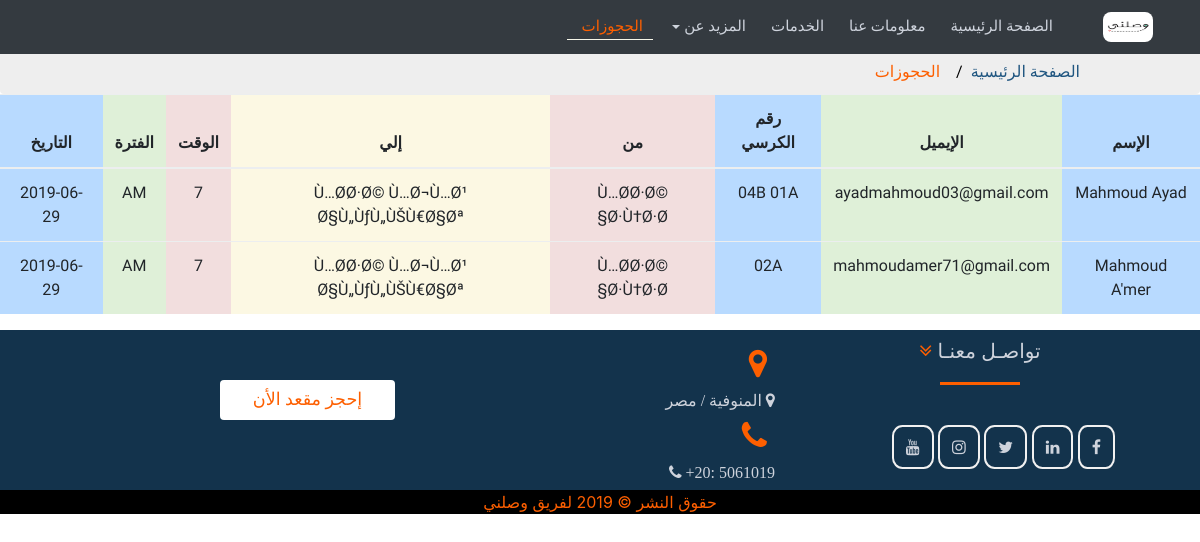
/driver_showdata.php, run on the app's committed database.
### tables this page shows
CREATE TABLE `payment` (
  `id` int(20) NOT NULL,
  `py_name` text NOT NULL,
  `py_email` varchar(150) NOT NULL,
  `py_adress` text NOT NULL,
  `py_city` text NOT NULL,
  `py_state` text NOT NULL,
  `py_zip` text NOT NULL,
  `py_card_num` text NOT NULL,
  `py_end_month` text NOT NULL,
  `py_end_year` text NOT NULL,
  `py_cvv` text NOT NULL,
  `clicked` text NOT NULL,
  `num_seat` text
);

CREATE TABLE `available_buses` (
  `b_to` varchar(100) DEFAULT NULL,
  `b_from` varchar(100) NOT NULL,
  `b_time` int(11) NOT NULL,
  `b_period` varchar(20) NOT NULL,
  `b_date` date NOT NULL,
  `id` int(11) NOT NULL
);

### driver_showdata.php (the view, shortened to what this page needs)
<!DOCTYPE html>
<html lang="en">
<head>
    <link rel="stylesheet" href="https://maxcdn.bootstrapcdn.com/bootstrap/4.3.1/css/bootstrap.min.css">
        <link rel="stylesheet" href="https://cdnjs.cloudflare.com/ajax/libs/font-awesome/4.7.0/css/font-awesome.min.css">
        <link rel="stylesheet" href="css/bootstrap-grid.min.css">
        <link rel="stylesheet" href="css/bootstrap.min.css">
        <link rel="stylesheet" href="css/normalize.css">
        <link rel="stylesheet" href="css/animate.css">
        <link rel="stylesheet" type="text/css" media="screen" href="css/style.css" />
        <link rel="stylesheet" type="text/css" media="screen" href="css/booking.css" />
        <link rel="stylesheet" type="text/css" media="screen" href="css/show_messages.css" />
</head>
<body>
<nav class="navbar navbar-expand-lg bg-dark navbar-dark fixed-top">
<div class="container-fluid">
<div class="navbar-header">
<a class="navbar-brand hvr-underline-from-center" href="#"><img class="img-fluid mx-auto d-block" src="img/wasalny.png" alt="error"></a>
</div>
<div class="collapse navbar-collapse" id="bs-example-navbar-collapse-1">
<ul class="nav navbar-nav navbar-right">
    <li class=" hm"><a href="home.php" data-scroll="#myCarousel">الصفحة الرئيسية</a></li>
    <li class="bt"><a href="#about" data-scroll="#about"> معلومات عنا</a></li>
    <li class="serv"><a href="#sevices" data-scroll="#services">الخدمات </a></li>
    <li class="dropdown mr">
        <a href="#" class="dropdown-toggle " data-scroll="" data-toggle="dropdown" role="button" aria-haspopup="true"                aria-expanded="false">المزيد عن <span class="caret" style="color: #fff"></span></a>
    </li>
    <li class="active tm"><a href="#" data-scroll="#team"> الحجوزات </a></li>
    </ul>
</div>
</div>
</nav>
<ul class="breadcrumb" >
    <li><a href="home.php" >الصفحة الرئيسية</a></li>
    <li><a href="#" style="color: #fd5f00">  الحجوزات </a></li>
</ul>
  <section id="table">
  <table class="table">
    <thead>
      <tr>
        <th class="table-primary">الإسم</th>
        <th class="table-success">الإيميل</th>
        <th class="table-primary">رقم الكرسي</th>
        <th class="table-danger">من</th>
        <th class="table-warning">إلي</th>
        <th class="table-danger">الوقت</th>
        <th class="table-success">الفترة</th>
        <th class="table-primary">التاريخ</th>
      </tr>
    <?php
$conn1= mysqli_connect('127.0.0.1', 'root' , '' ,'wasalny');
$conn2= mysqli_connect('127.0.0.1', 'root' , '' ,'wasalny');
$sql1 = "SELECT py_name,py_email,clicked from payment" ;
$sql2 = "SELECT b_to,b_from,b_time,b_period,b_date from available_buses" ;
$result = $conn1-> query($sql1);
$result2 = $conn2-> query($sql2);
if( ($result-> num_rows > 0) && ($result2-> num_rows > 0) )
{
    while( ($row = $result-> fetch_assoc()) && ($row2 = $result2-> fetch_assoc())){
        ?>
        <tr>
            <td class='table-primary'><?php echo $row["py_name"]?> </td>
            <td class='table-success'> <?php echo $row["py_email"]?> </td>
            <td class='table-primary'> <?php echo $row["clicked"]?> </td>
            <td class='table-danger'> <?php echo $row2["b_to"]?> </td>
            <td class='table-warning'> <?php echo $row2["b_from"]?> </td>
            <td class='table-danger'> <?php echo $row2["b_time"]?> </td>
            <td class='table-success'> <?php echo $row2["b_period"]?> </td>
            <td class='table-primary'> <?php echo $row2["b_date"]?> </td>
        </tr>
    <?php }
    }
else{
    echo "0 result";
}
     ?>
  </table>
  </section>
<footer id="footer" class="footer">
    <div class="container">
        <div class="foot-item">
            <div class="row">
                <div class="col-md-4">
                        <h5 class="text-center">تواصـل معنـا  <li class="fa fa-angle-double-down" style="color:#fd5f00 "></li></h5>
                        <hr class="ln">
                        <div class="social">
                        <ul class="social-hv">
                          <i class="fa fa-facebook social-act fac-hv" aria-hidden="true"></i>
                          <i class="fa fa-linkedin social-act linked-hv" aria-hidden="true"></i>
                          <i class="fa fa-twitter social-act twt-hv" aria-hidden="true"></i>
                          <i class="fa fa-instagram social-act insta-hv" aria-hidden="true"></i>
                          <i class="fa fa-youtube social-act yt-hv" aria-hidden="true"></i>
                      </ul>
                    </div>
                </div>
                <div class="col-md-4">
                    <div class="addr">
                        <i class="fa fa-map-marker fa-2x  wow fadeInLeft"></i>
                        <div class="addr-info">
                            <i class="fa fa-map-marker"> المنوفية / مصر </i>
                      </div>
                        <i class="fa fa-phone fa-2x  wow fadeInLeft"></i>
                        <div class="addr-info">
                                <i class="fa fa-phone"> +20: 5061019 </i>
                      </div>
                    </div>
                </div>
                <div class="col-md-4">
                    <button class="btn btn-default book"><a href="#">إحجز مقعد الأن </a></button>
                </div>
            </div>
        </div>
    </div>
</footer>
<div class="copyrigh text-center wow slideInUp">
      حقوق النشر &copy; 2019 <span>لفريق وصلني </span>
</div>
</body>
</html>

### css/style.css (style rules this page uses)
body { direction: rtl; text-align: right; }
*, *::before, *::after { box-sizing: border-box; }
.ln { margin-top: 20px; margin-bottom: 40px; border: 0; border-top: 0px; height: 3px; width: 80px; background-color: #fd5f00; }
.navbar-nav { font-family: monospace; }
.navbar-nav>.active>a { color: #fd5f00 }
.navbar-nav>li>a { font-size: 15px; font-family: 'Mada', sans-serif; text-decoration: none; color: #CED3DC; margin-left: 15px; margin-right: 10px; }
.navbar-nav>.active { border-bottom: 1px solid #f6f6e9; }
.navbar-brand { font-family: 'Lalezar', cursive; letter-spacing: 1.5px; color: #f6f6e9; float: left; }
.navbar-brand img { width: 50px; height: 30px; border-radius: 8px; }
.footer { margin-top: 10px; background-color: #13334c; color: #CED3DC; }
.footer .foot-item h5 { padding-top: 10px; }
.footer .foot-item .social .fa { padding: 12px; border-radius: 25%; margin-bottom: 5px; transition: .5s ease-in-out; cursor: pointer; border: 2px solid #f1f1f1; }
.footer .foot-item .addr { padding-top: 10px; }
.footer .foot-item .addr .fa-2x { color: #fd5f00; padding: 8px; }
.footer .foot-item .book { margin-top: 50px; margin-left: 25%; margin-bottom: 15px; font-size: 1.1em; width: 50%; background-color: #fff; transition: .2s ease-in-out; -webkit-transition: .2s ease-in-out; font-family: 'Lalezar', cursive; }
.footer .foot-item .book a { text-decoration: none; color: #fd5f00; }
.copyrigh { background-color: black; color: #fd5f00 }

### css/booking.css (style rules this page uses)
body { direction: rtl; text-align: right; min-height: 700px; }
*, *::before, *::after { box-sizing: border-box; }
.ln { margin-top: 20px; margin-bottom: 40px; border: 0; border-top: 0px; height: 3px; width: 80px; background-color: #fd5f00; }
.breadcrumb { margin-top: 50px; margin-bottom: 0; }
ul.breadcrumb { padding: 10px; list-style: none; background-color: #eee; padding-right: 10%; }
ul.breadcrumb li { display: inline; font-size: 16px; font-family: 'Changa', sans-serif; }
ul.breadcrumb li+li:before { padding: 8px; color: black; content: "/\00a0"; }
ul.breadcrumb li a { color: #205680; text-decoration: none; }

### css/show_messages.css (style rules this page uses)
table tr th { text-align: center; font-family: 'Reem Kufi', sans-serif; font-weight: bold; }
table tr td { text-align: center; font-family: 'Reem Kufi', sans-serif; cursor: pointer; }

### data on the page
available_buses: b_to "Ù…Ø­Ø·Ø© Ø·Ù†Ø·Ø§", b_from "Ù…Ø­Ø·Ø© Ù…Ø¬Ù…Ø¹ Ø§Ù„ÙƒÙ„ÙŠÙ€Ø§Øª", b_time "7", b_period "AM", b_date "2019-06-29"
payment: py_name "Mahmoud Ayad", py_email "ayadmahmoud03@gmail.com", clicked "04B 01A"
available_buses: b_to "Ù…Ø­Ø·Ø© Ø·Ù†Ø·Ø§", b_from "Ù…Ø­Ø·Ø© Ù…Ø¬Ù…Ø¹ Ø§Ù„ÙƒÙ„ÙŠÙ€Ø§Øª", b_time "7", b_period "AM", b_date "2019-06-29"
payment: py_name "Mahmoud A'mer", py_email "mahmoudamer71@gmail.com", clicked "02A"
